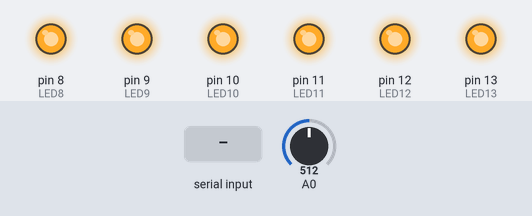
This sketch was run on a simulated Arduino Uno, built with avr-gcc and run on an emulated ATmega328P. On the bench: output pins drawn as LEDs (lit = HIGH). The test bench sets the inputs (shaded band); at power-on: A0 = 512. What the sketch prints to the serial monitor is not drawn.

Above: at 1.2 s.
1.3 s: "A" received over Serial
At 1.8 s:
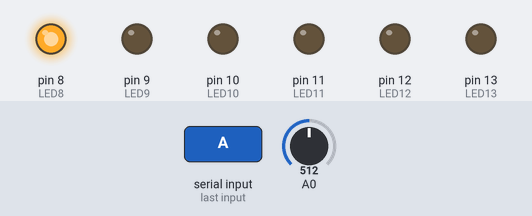
At 3.1 s:
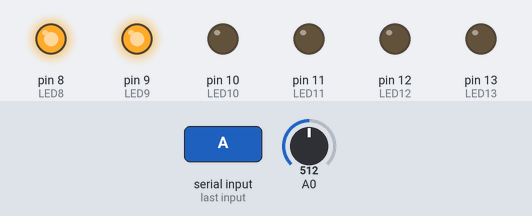
9.3 s: "P" received over Serial
At 12.1 s:
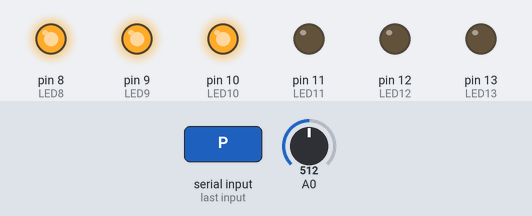
Timing chart, 0 to 15.8 s (numbered marks = the images above; inputs shaded):
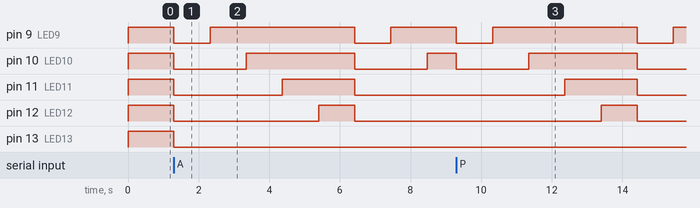

Measured:
- after the input at 1.3 s, pin 9 (LED9): alternates HIGH for 4.1 s and LOW for 1.0 s, starting at once; pin 10 (LED10): alternates HIGH for 3.1 s and LOW for 2.0 s, starting at once

The sketch:

ADC.ino
```cpp
/**********************************************************/
/* ADC para :                                             */
/*    Board: SHIELD-EKG/EMG + ARDUINO UNO                 */
/*  Diseñado:  Javier Ripoll Esteve                       */
/**********************************************************/
/**********************************************************/

#include <compat/deprecated.h>
#include <FlexiTimer2.h>
//http://www.arduino.cc/playground/Main/FlexiTimer2

// All definitions
#define NUMCHANNELS 1
#define HEADERLEN 2
#define PACKETLEN (NUMCHANNELS * 2 + HEADERLEN)
#define SAMPFREQ 1024                    // ADC sampling rate 1024
#define TIMER2VAL (1024/(SAMPFREQ))       // Set 1024Hz sampling frequency
#define CAL_SIG 9

#define LED8 8
#define LED9 9
#define LED10 10
#define LED11 11
#define LED12 12
#define LED13 13
#define tiempoMuestra 5 //segundos
#define numRep 5


// Global constants and variables

volatile unsigned char TXBuf[PACKETLEN];  //The transmission packet
volatile unsigned char TXIndex;           //Next byte to write in the transmission packet.
volatile unsigned char counter = 0;	  //Additional divider used to generate CAL_SIG
volatile unsigned int ADC_Value = 0;	  //ADC current value
volatile unsigned int num = SAMPFREQ;
volatile uint32_t i = 0;
volatile uint32_t numMuestras =3;
volatile uint32_t numMuestrasTotalRegistro;
volatile uint32_t tiempoRegistro;
uint8_t segundos;
uint32_t total;
volatile bool transmitir_a_serial;
volatile unsigned int repactual = 0;
volatile unsigned int muestraactual = -1;


const int  buttonPin = 2;    // the pin that the pushbutton is attached to
int buttonState = 1;
int flag=0;
int lastButtonState = 1;     // previous state of the button


//~~~~~~~~~~
// Functions
//~~~~~~~~~~


/****************************************************/
/*  Function name: setup                            */
/*  Parameters                                      */
/*    Input   :  No	                            */
/*    Output  :  No                                 */
/*    Action: Initializes all peripherals           */
/****************************************************/
void setup() {

//Write packet header and footer
 TXBuf[0] = 0xa5;    //Sync 0
 TXBuf[1] = 0x5a;    //Sync 1
 TXBuf[2] = 0x02;    //CH1 High Byte
 TXBuf[3] = 0x00;    //CH1 Low Byte

 noInterrupts();  // Disable all interrupts before initialization


  pinMode(LED8, OUTPUT);  //Setup LED1 direction
  pinMode(LED9, OUTPUT);  //Setup LED1 direction
  pinMode(LED10, OUTPUT);  //Setup LED1 directioN
  pinMode(LED11, OUTPUT);  //Setup LED1 direction
  pinMode(LED12, OUTPUT);  //Setup LED1 direction
  pinMode(LED13, OUTPUT);  //Setup LED1 direction
  digitalWrite(LED8,HIGH); //Setup LED1 state
  digitalWrite(LED9,HIGH); //Setup LED1 state
  digitalWrite(LED10,HIGH); //Setup LED1 state
  digitalWrite(LED11,HIGH); //Setup LED1 state
  digitalWrite(LED12,HIGH); //Setup LED1 state
  digitalWrite(LED13,HIGH); //Setup LED1 state

 // Timer2
 // Timer2 is used to setup the analag channels sampling frequency and packet update.
 // Whenever interrupt occures, the current read packet is sent to the PC
 // In addition the CAL_SIG is generated as well, so Timer1 is not required in this case!
 FlexiTimer2::set(TIMER2VAL, Timer2_Overflow_ISR);


 // Serial Port
 Serial.begin(57600);

 interrupts();  // Enable all interrupts after initialization has been completed
}


void reinicioLEDS()
{
    digitalWrite(LED8,HIGH);
    digitalWrite(LED9,HIGH);
    digitalWrite(LED10,HIGH);
    digitalWrite(LED11,HIGH);
    digitalWrite(LED12,HIGH);
    digitalWrite(LED13,HIGH);
}
/****************************************************/
/*  Function name: Timer2_Overflow_ISR              */
/*  Parameters                                      */
/*    Input   :  No	                            */
/*    Output  :  No                                 */
/*    Action: Determines ADC sampling frequency.    */
/****************************************************/
void Timer2_Overflow_ISR()
{
  if(i%(SAMPFREQ) == 0)
  {

    if(segundos%tiempoMuestra == 0)
    {
      digitalWrite(LED8,HIGH);
      digitalWrite(LED9,LOW);
      digitalWrite(LED10,LOW);
      digitalWrite(LED11,LOW);
      digitalWrite(LED12,LOW);
    }

    else if(segundos%tiempoMuestra == 1)
    {
      digitalWrite(LED8,HIGH);
      digitalWrite(LED9,HIGH);
      digitalWrite(LED10,LOW);
      digitalWrite(LED11,LOW);
      digitalWrite(LED12,LOW);
    }

    else if(segundos%tiempoMuestra == 2)
    {
      digitalWrite(LED8,HIGH);
      digitalWrite(LED9,HIGH);
      digitalWrite(LED10,HIGH);
      digitalWrite(LED11,LOW);
      digitalWrite(LED12,LOW);
    }

    else if(segundos%tiempoMuestra == 3)
    {
      digitalWrite(LED8,HIGH);
      digitalWrite(LED9,HIGH);
      digitalWrite(LED10,HIGH);
      digitalWrite(LED11,HIGH);
      digitalWrite(LED12,LOW);
    }

    else if(segundos%tiempoMuestra == 4)
    {
      digitalWrite(LED8,HIGH);
      digitalWrite(LED9,HIGH);
      digitalWrite(LED10,HIGH);
      digitalWrite(LED11,HIGH);
      digitalWrite(LED12,HIGH);
    }
    segundos++;

  }

  if(i<total)
  {
    ADC_Value = analogRead(0);
    TXBuf[(HEADERLEN)] = ((unsigned char)((ADC_Value & 0xFF00) >> 8));  // Write High Byte
    TXBuf[(HEADERLEN + 1)] = ((unsigned char)(ADC_Value & 0x00FF)); // Write Low Byte

    for(TXIndex=0;TXIndex<(2 * NUMCHANNELS + HEADERLEN);TXIndex++)
      Serial.write(TXBuf[TXIndex]);
    i++;
  }
  else
  {
    TXBuf[(HEADERLEN)] = ((unsigned char)((0xFFFF) >> 8));  // Write High Byte
    TXBuf[(HEADERLEN + 1)] = ((unsigned char)(0xFFFF)); // Write Low Byte

    for(TXIndex=0;TXIndex<(2 * NUMCHANNELS + HEADERLEN);TXIndex++)
      Serial.write(TXBuf[TXIndex]);
    FlexiTimer2::stop();
    reinicioLEDS();

  }
}


/****************************************************/
/*  Function name: loop                             */
/*  Parameters                                      */
/*    Input   :  No	                            */
/*    Output  :  No                                 */
/*    Action: Puts MCU into sleep mode.             */
/****************************************************/
void loop() {

 __asm__ __volatile__ ("sleep");

  if(Serial.available() > 0 ){
    char Dato = Serial.read();
    if(Dato == 'A' || Dato == 'B' || Dato == 'P')
    {
      i = 0;
      switch(Dato)
      {
        case 'A':
          //Serial.println("Configurar A");
          numMuestras = 2;
          break;
        case 'B':
          //Serial.println("Configurar B");
          numMuestras = 3;
          break;
        case 'P':
          //Serial.println("Configurar P");
          numMuestras = 0;
          break;
      }

      numMuestrasTotalRegistro =  2 + (numMuestras * numRep);
      tiempoRegistro = numMuestrasTotalRegistro * (uint32_t) tiempoMuestra;
      total = (uint32_t)SAMPFREQ * tiempoRegistro ;//* (uint32_t)2;
      i = 0;
      segundos = 0;

      digitalWrite(LED13,LOW); //Setup LED1 state
      FlexiTimer2::start();
    }
  }
}
```
